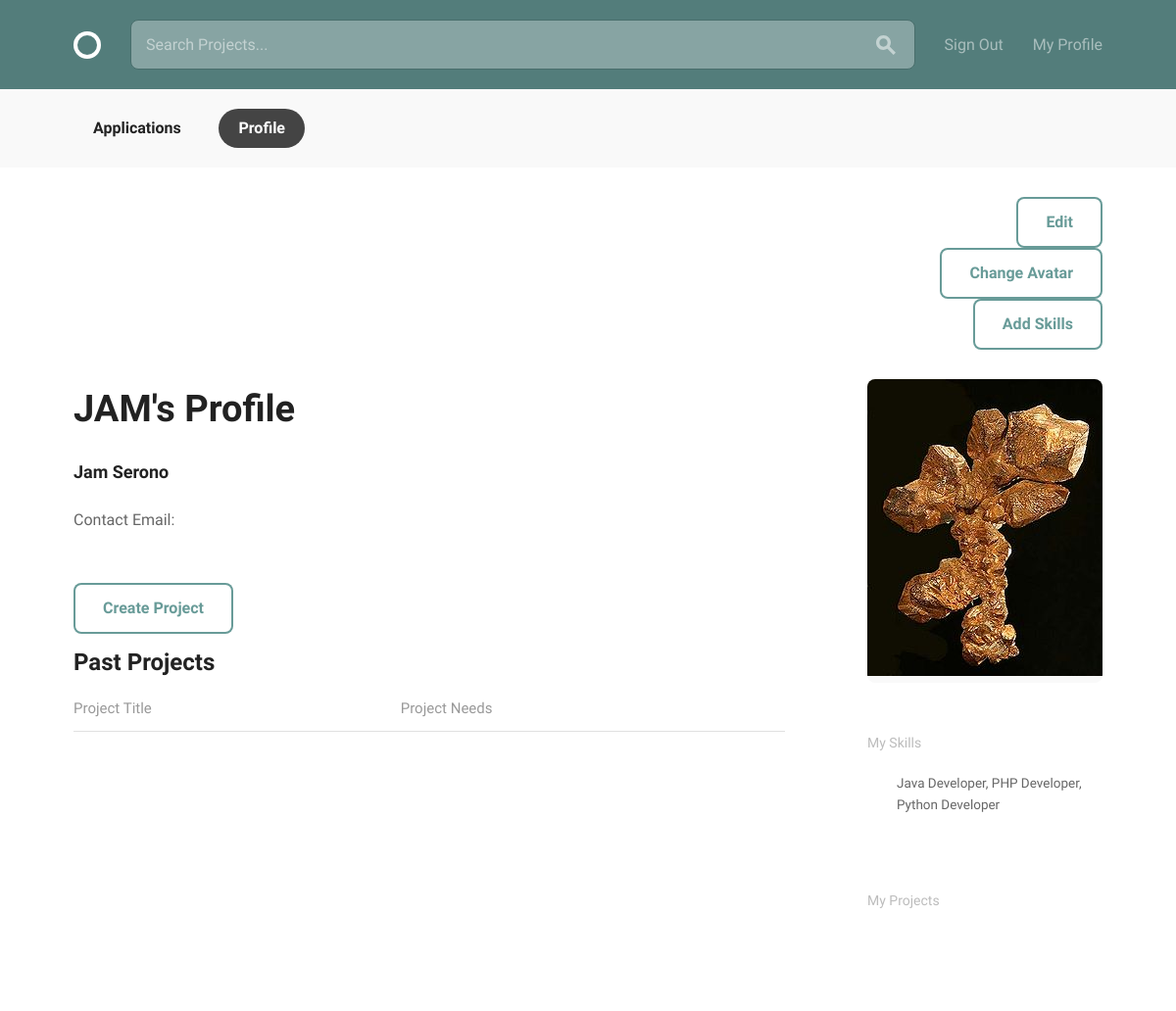
/accounts/profile/ (signed in), run on an earlier commit of the app's database.
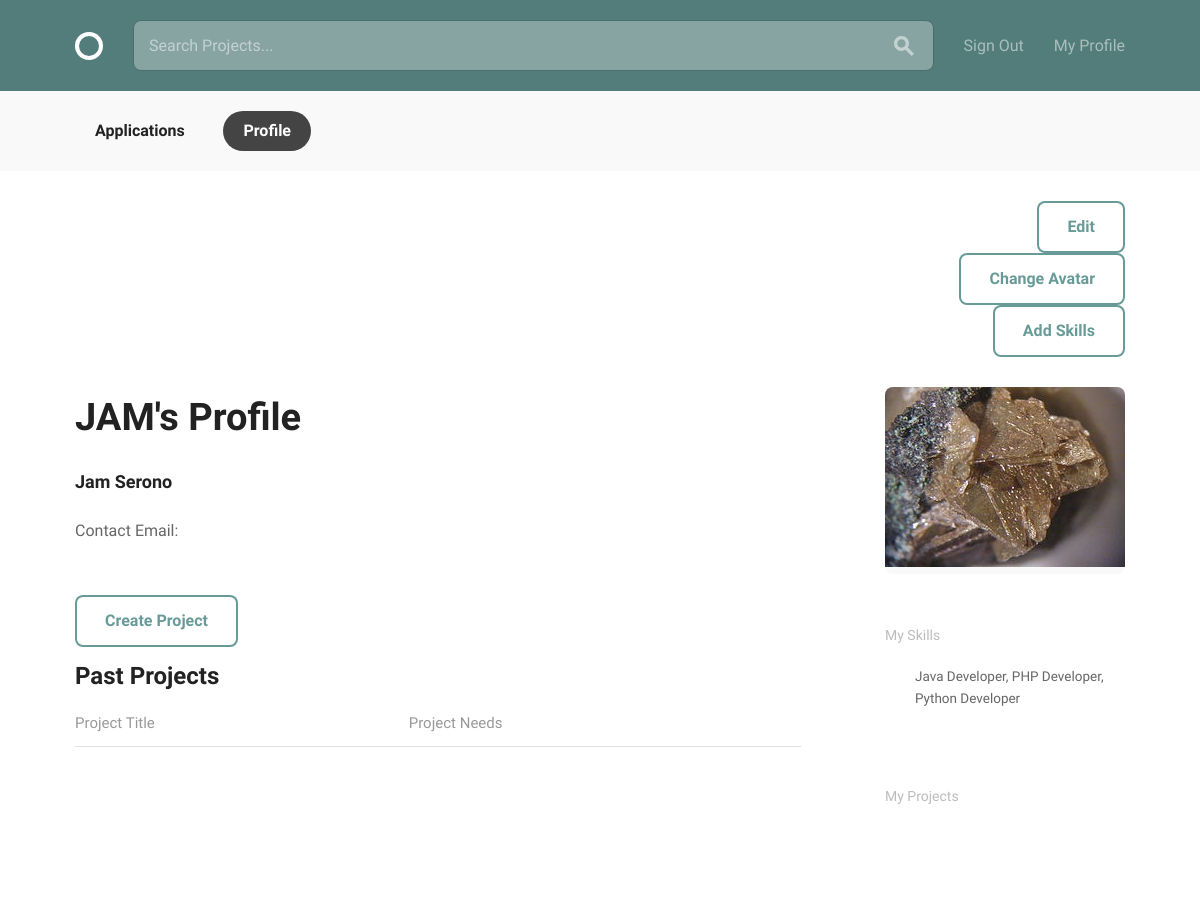
And on a later commit of the database.
### accounts/models.py (models this page shows)
class Profile(models.Model):
    user = models.OneToOneField(User, on_delete=models.CASCADE)
    bio = models.CharField(max_length=500, blank=True)
    location = models.CharField(max_length=30, blank=True)
    birth_date = models.DateField(null=True, blank=True)
    avatar = models.ImageField(upload_to='images/', blank=True)
    skills = MultiSelectField(choices=SKILL_CHOICES)

### accounts/views.py (the view)
def my_profile(request):
    profile = Profile.objects.get(user=request.user)
    return render(request, 'profile.html', {'profile': profile})

### accounts/templates/profile.html (shortened to what this page needs)
{% extends "layout.html" %}
{% load static from staticfiles %}
{% block content %}
<body>
  <div class="circle--actions--bar">
    <nav class="bounds">
      <ul class="circle--pill--list">
        <li><a href="applications.html">Applications</a></li>
        <li><a class="selected" href="{% url 'accounts:profile' %}">Profile</a></li>
      </ul>
    </nav>
  </div>
  <div class="bounds circle--page">
    <div class="circle--page--header circle--fluid">
      <div class="circle--fluid--cell circle--fluid--primary">
      </div>
      <div class="circle--fluid--cell circle--fluid--secondary">
        <a class="button icon-on-left" href="{% url 'accounts:edit' %}">Edit</a>
        <a class="button icon-on-left" href="{% url 'accounts:change_avatar' %}">Change Avatar</a>
          <a class="button icon-on-left" href="{% url 'accounts:change_skills' %}">Add Skills</a>
      </div>
    </div>
    <div class="grid-70">
      <h1>{{ user.username }}'s Profile</h1>
        <h3> {{ user.first_name }} {{user.last_name }}</h3>
      <div class="circle--article--body">
          <p>Contact Email: {{ user.email }}</p>
      </div>
    <a class="button icon-on-left" href="{% url 'projects:new_project' %}">Create Project</a>
        <h2>Past Projects</h2>
      <table class="u-full-width circle--table">
        <thead>
          <tr>
            <th>Project Title</th>
            <th class="circle--cell--right">Project Needs</th>
          </tr>
        </thead>
      </table>
    </div>
    <div class="grid-25 grid-push-5">
      <div class="circle--secondary--module">
        <div class="circle--primary--avatar">
          {% if profile.avatar %}
            <img src="{{ profile.avatar.url }}">
            {% else %}
            <ul>No Avatar</ul>
          {% endif %}
        </div>
      </div>
      <div class="circle--secondary--module">
        <h4>My Skills</h4>
        <ul class="unloaded">
            {% if profile.skills %}
            <ul>{{ profile.skills }}</ul>
          {% else %}
          <td>None</td>
          {% endif %}
        </ul>
      </div>
      <div class="circle--secondary--module">
        <h4>My Projects</h4>
      </div>
    </div>
  </div>
</body>
{% endblock content %}

### templates/layout.html (shortened to what this page needs)
{% load static from staticfiles %}
<!DOCTYPE html>
<html lang="en">
<head>
  <link rel="stylesheet" href="{% static 'css/global.css' %}">
</head>
<body>
  <header class="circle--header">
    <div class="bounds">
      <div class="circle--fluid">
        <div class="circle--fluid--cell">
          <h1 class="hide-text circle--logo"><a class="logo" href="index.html">Circle</a></h1>
        </div>
        <div class="circle--fluid--cell circle--fluid--primary">
          <div class="circle--search">
            {% if user.is_authenticated %}
            <input type="text" placeholder="Search Projects..." />
            <button>
            </button>
            {% endif %}
          </div>
        </div>
        <div class="circle--fluid--cell circle--fluid--secondary">
          <nav>
            <ul class="circle--inline">
                {% if user.is_authenticated %}
                <li><a href="{% url 'accounts:logout' %}">Sign Out</a></li>
                <li><a href="{% url 'accounts:profile' %}">My Profile</a></li>
                {% else %}
              <li><a href="{% url 'accounts:register' %}">Sign Up</a></li>
              <li><a href="{% url 'accounts:login' %}">Sign In</a></li>
                {% endif %}
            </ul>
          </nav>
        </div>
      </div>
    </div>
  </header>
{% block content %}{% endblock content %}
</body>
</html>

What changed in the data, as far as the page shows it:
changed Profile "Java Developer, PHP Developer, Python Developer": avatar: a different picture
